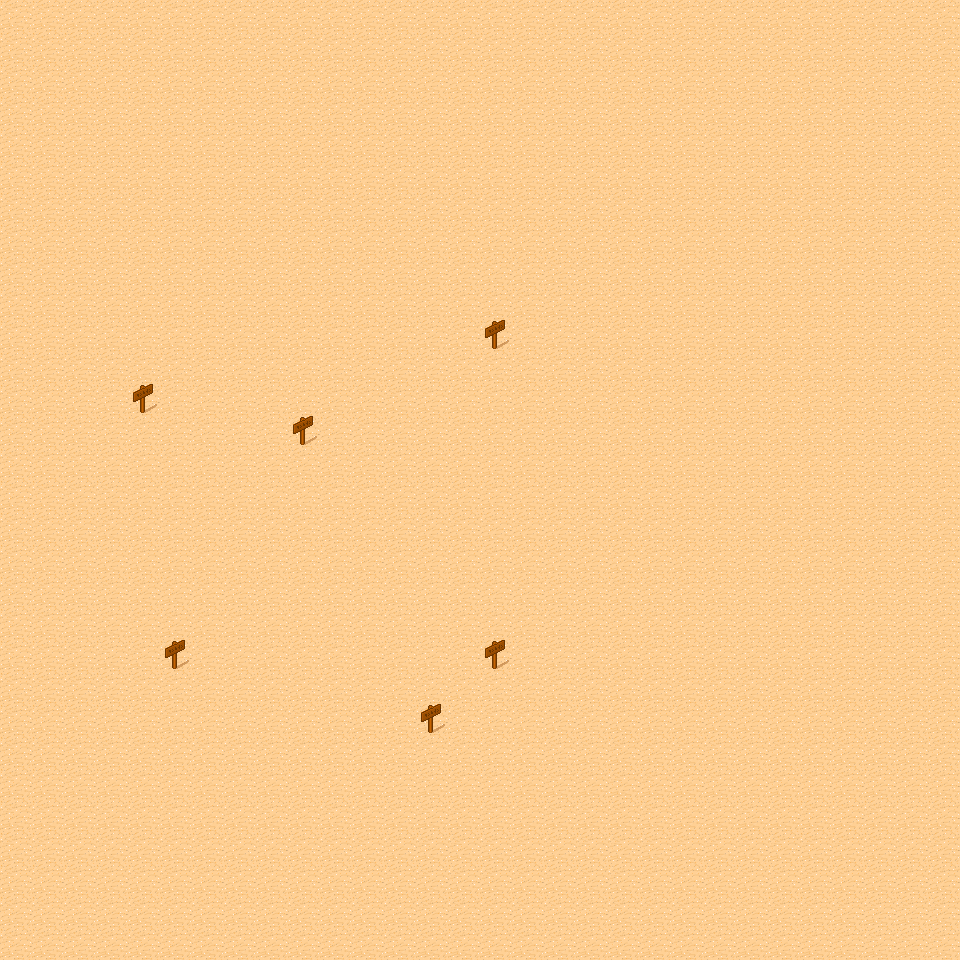

This is a level from a 2D game, rendered from its Tiled map with the project's own tilesets. A one-line summary and the map file follow, with tile-layer data summarised:
An orthogonal 30x30 tile map with 32x32 px tiles, 1 tile layer (Capa de Patrones 1).

<map version="1.0" orientation="orthogonal" width="30" height="30" tilewidth="32" tileheight="32">
 <tileset firstgid="1" name="pat0" tilewidth="32" tileheight="32" spacing="3" margin="2">
  <image source="gfx/desert_tiled.png" width="281" height="211" />
 </tileset>
 <layer name="Capa de Patrones 1" width="30" height="30">
  <data>[900 cells, 900 non-empty, 2 distinct tile ids]</data>
 </layer>
</map>
